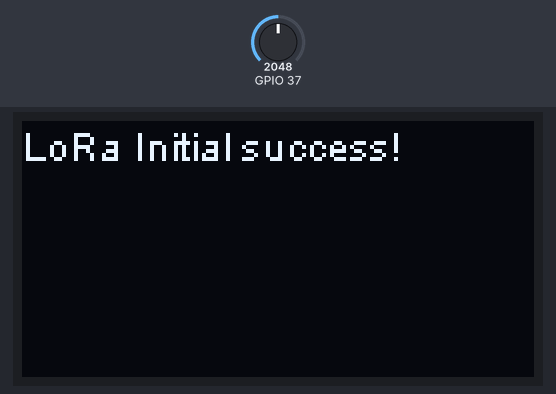
This program was run on a simulated ESP32. Shown: 128×64 one-colour display. The inputs (shaded band) are chosen by the test bench; at power-on: GPIO 37 = 2048. Random numbers use the default seed unless the program sets one; what the program prints to the serial monitor is not drawn.

Above: at 0.1 s.
At 5.1 s:
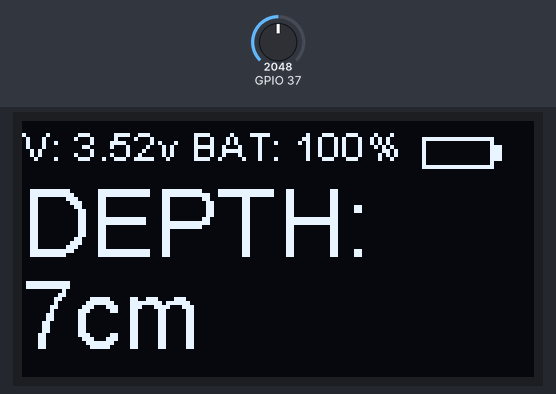
At 35.5 s:
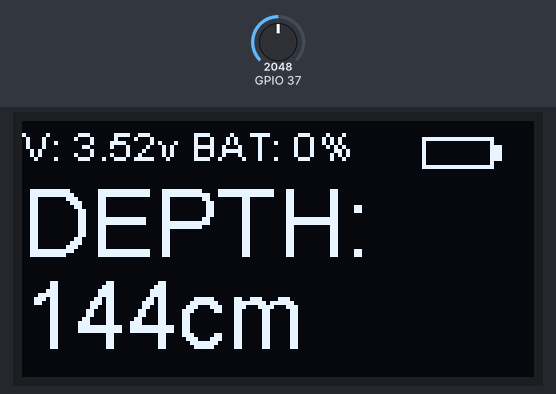
At 66.0 s:
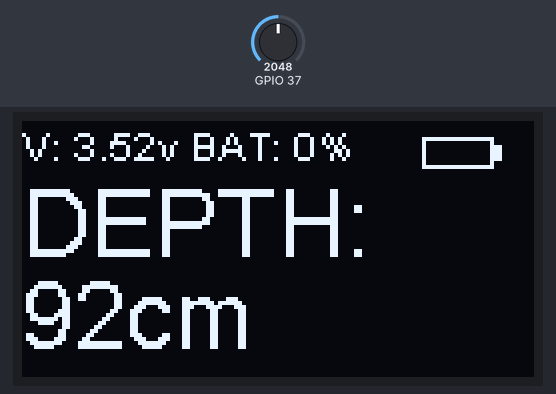
At 96.5 s:
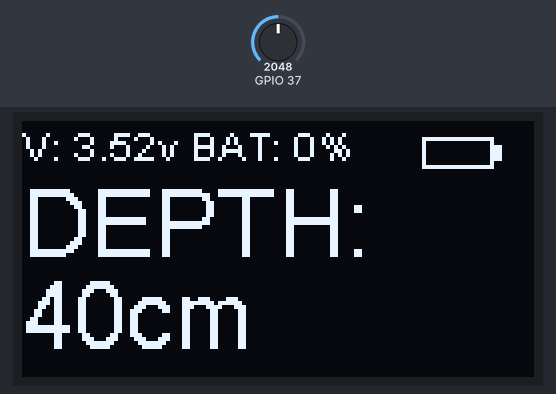
At 127.0 s:
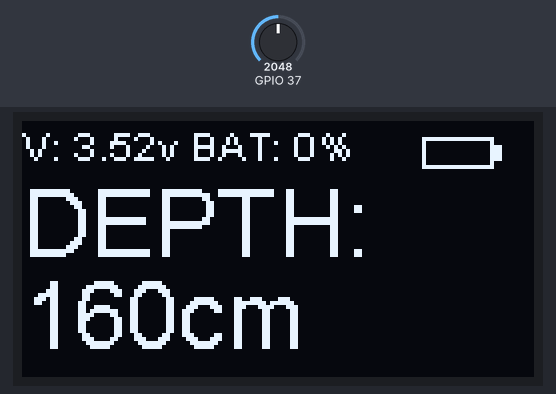

The program:

main.cpp
```cpp
#include <Arduino.h>
#include "heltec.h"
#include <esp_adc_cal.h>
#include <driver/adc.h>
#include "heltec.h"

#define BAND    868E6  //you can set band here directly,e.g. 868E6,915E6
#define Fbattery    3700
#define echoPin GPIO_NUM_32 // to pin Echo of HC-SR04 //vihreä
#define trigPin GPIO_NUM_33 // to pin Trig of HC-SR04 //punainen

#define MAXBATT                 4200    // The default Lipo is 4200mv when the battery is fully charged.
#define LIGHT_SLEEP_VOLTAGE     3750    // Point where start light sleep
#define MINBATT                 3300    // The default Lipo is 3200mv when the battery is empty...this WILL be low on the 3.3v rail specs!!!

#define VOLTAGE_DIVIDER         3.20    // Lora has 220k/100k voltage divider so need to reverse that reduction via (220k+100k)/100k on vbat GPIO37 or ADC1_1 (early revs were GPIO13 or ADC2_4 but do NOT use with WiFi.begin())
#define DEFAULT_VREF            1100    // Default VREF use if no e-fuse calibration
#define VBATT_SAMPLE            500     // Battery sample rate in ms
#define VBATT_SMOOTH            50      // Number of averages in sample
#define ADC_READ_STABILIZE      5       // in ms (delay from GPIO control and ADC connections times)
#define LO_BATT_SLEEP_TIME      10*60*1000*1000     // How long when low batt to stay in sleep (us)
#define VBATT_GPIO              21      // Heltec GPIO to toggle VBatt read connection ... WARNING!!! This also connects VEXT to VCC=3.3v so be careful what is on header.  Also, take care NOT to have ADC read connection in OPEN DRAIN when GPIO goes HIGH

uint16_t Sample();
void DrawBattery(uint16_t, bool = false);
long duration; // variable for the duration of sound wave travel
uint16_t voltage;
uint16_t v;
double pct = 100;


/*MESSAGE STUFF*/
String outgoing;              // outgoing message
byte localAddress = 0x01;     // address of this device
byte destination = 0x00;      // destination to send to
byte msgCount = 0;            // count of outgoing messages
long lastSendTime = 0;        // last send time
int interval = 5000;          // interval between sends
esp_adc_cal_characteristics_t *adc_chars;

/*Depth stuff*/
int depth = 0;
int sampleAmount = 30;

int GetDepth();
void SendMessage(String outgoing);
uint16_t ReadVBatt();
uint16_t Sample();
uint8_t GetPrecentage();
void drawBattery(uint16_t voltage, bool sleep);
void PrintToOled(String ms1,String ms4, String ms2, String ms3);

void setup()
{
  Heltec.begin(true /*DisplayEnable Enable*/, true /*Heltec.LoRa Disable*/, true /*Serial Enable*/, false /*PABOOST Enable*/, BAND /*long BAND*/);

  /*Battery measuring setup*/
  adc_chars = (esp_adc_cal_characteristics_t*)calloc(1, sizeof(esp_adc_cal_characteristics_t));
  esp_adc_cal_value_t val_type = esp_adc_cal_characterize(ADC_UNIT_1, ADC_ATTEN_DB_6, ADC_WIDTH_BIT_12, DEFAULT_VREF, adc_chars);
  adc1_config_width(ADC_WIDTH_BIT_12);
  adc1_config_channel_atten(ADC1_CHANNEL_1,ADC_ATTEN_DB_6);

  pinMode(VBATT_GPIO,OUTPUT);
  digitalWrite(VBATT_GPIO, LOW);              // ESP32 Lora v2.1 reads on GPIO37 when GPIO21 is low
  delay(ADC_READ_STABILIZE);

  for (uint8_t i = 0;i < VBATT_SMOOTH;i++) {
    Sample();
  }

  pinMode(trigPin, OUTPUT); // Sets the trigPin as an OUTPUT
  pinMode(echoPin, INPUT); // Sets the echoPin as an INPUT
}

void loop()
{
  voltage = Sample();

  if (millis() - lastSendTime > interval){

    //depth = GetDepth();
    depth = random(200);
    Heltec.display->clear();
    PrintToOled("DEPTH: ",  String(depth) + "cm", "V: " + String(round(voltage/10.0)/100.0) +"v", "BAT: "+ String((int)round(pct))+"%");
    String message = ":"+ String(depth) + ":"+ String((round(voltage/10.0)/100.0)) + ":" +String((int)round(pct));   // send a message

    Serial.println("Sending->" + message);
    SendMessage(message);
    lastSendTime = millis();            // timestamp the message

    if (v < MINBATT) {                  // Low Voltage cut off shut down to protect battery as long as possible
      Heltec.display->setColor(WHITE);
      Heltec.display->setFont(ArialMT_Plain_10);
      Heltec.display->setTextAlignment(TEXT_ALIGN_CENTER);
      Heltec.display->drawString(64,24,"Shutdown!!");
      Heltec.display->display();
      delay(2000);
    }
  }
}

void PrintToOled(String ms1,String ms4, String ms2, String ms3) { // PrintToOled("","","","","");
  Heltec.display->clear();
  Heltec.display->setTextAlignment(TEXT_ALIGN_LEFT);
  Heltec.display->setFont(ArialMT_Plain_24);
  Heltec.display->drawString(0,12, ms1);
  Heltec.display->drawString(0,35, ms4);
  Heltec.display->setFont(ArialMT_Plain_10);
  Heltec.display->drawString(0,0, ms2);
  Heltec.display->drawString(42,0, ms3);
  drawBattery(voltage, voltage < LIGHT_SLEEP_VOLTAGE);
  Heltec.display->display();
}

void drawBattery(uint16_t voltage, bool sleep) {
  Heltec.display->setColor(BLACK);
  Heltec.display->fillRect(99,0,29,24);

  Heltec.display->setColor(WHITE);
  Heltec.display->drawRect(100,4,18,8);
  Heltec.display->fillRect(118,6,2,4);

  v = voltage;
  if (v < MINBATT) {v = MINBATT;}
  if (v > MAXBATT) {v = MAXBATT;}
  pct = GetPrecentage();
  uint8_t bars = round(pct / 5.5555);
  Heltec.display->fillRect(100,4,bars,8);
}

uint8_t GetPrecentage(){
  return 2808.3808 * pow(round(voltage/10.0)/100.0, 4) - 43560.9157 * pow(round(voltage/10.0)/100.0, 3)
         + 252848.5888 * pow(round(voltage/10.0)/100.0, 2) - 650767.4615 * round(voltage/10.0)/100.0 + 626532.5703;
}

uint16_t Sample() {
  static uint8_t i = 0;
  static uint16_t samp[VBATT_SMOOTH];
  static int32_t t = 0;
  static bool f = true;
  if(f){ for(uint8_t c=0;c<VBATT_SMOOTH;c++){ samp[c]=0; } f=false; }   // Initialize the sample array first time
  t -= samp[i];   // doing a rolling recording, so remove the old rolled around value out of total and get ready to put new one in.
  if (t<0) {t = 0;}
  // ADC read
  uint16_t voltage = ReadVBatt();
  samp[i]=voltage;
  t += samp[i];
  if(++i >= VBATT_SMOOTH) {i=0;}
  uint16_t s = round(((float)t / (float)VBATT_SMOOTH));

  return s;
}

uint16_t ReadVBatt() {
  uint16_t reading = 666;

  digitalWrite(VBATT_GPIO, LOW);              // ESP32 Lora v2.1 reads on GPIO37 when GPIO21 is low
  delay(ADC_READ_STABILIZE);                  // let GPIO stabilize
  pinMode(ADC1_CHANNEL_1, OPEN_DRAIN);        // ADC GPIO37
  reading = adc1_get_raw(ADC1_CHANNEL_1);
  pinMode(ADC1_CHANNEL_1, INPUT);             // Disconnect ADC before GPIO goes back high so we protect ADC from direct connect to VBATT (i.e. no divider)
  uint16_t voltage = esp_adc_cal_raw_to_voltage(reading, adc_chars);
  voltage*=VOLTAGE_DIVIDER;

  return voltage;
}

int GetDepth() {
  int measured_distance = 0;
  int samples = 0;
  for (size_t i = 0; i < sampleAmount; i++)
  {
     // Clears the trigPin condition
    digitalWrite(trigPin, LOW);
    delayMicroseconds(2);
    // Sets the trigPin HIGH (ACTIVE) for 10 microseconds
    digitalWrite(trigPin, HIGH);
    delayMicroseconds(10);
    digitalWrite(trigPin, LOW);
    // Reads the echoPin, returns the sound wave travel time in microseconds
    duration = pulseIn(echoPin, HIGH);
    // Calculating the distance
    measured_distance = duration * 0.034 / 2; // Speed of sound wave divided by 2 (go and back)
    samples += measured_distance;
  }
  return measured_distance ; //= samples/30
}

void SendMessage(String outgoing){
  LoRa.beginPacket();                   // start packet
  LoRa.write(destination);              // add destination address
  LoRa.write(localAddress);             // add sender address
  LoRa.write(msgCount);                 // add message ID
  LoRa.write(outgoing.length());        // add payload length
  LoRa.print(outgoing);                 // add payload
  LoRa.endPacket();                     // finish packet and send it
  msgCount++;                           // increment message ID
}
```

Measured:
- what the display in image 1 shows lasts 5.1 s, from 5.0 s to 10.1 s
